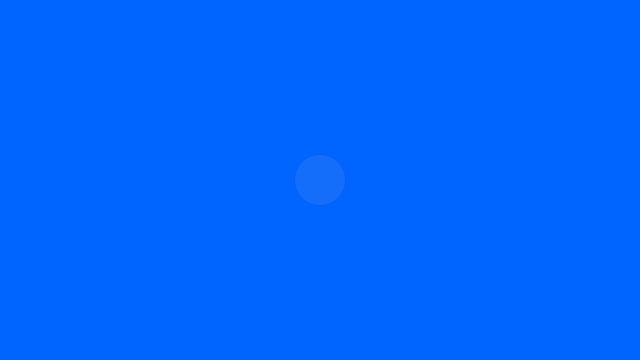
Frame 1 (no input)
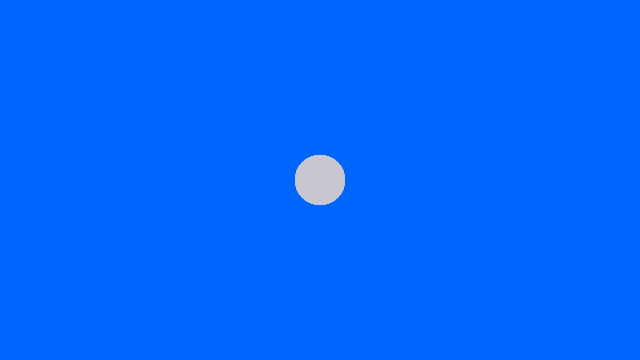
Frame 60 (the mouse pressed at the canvas centre just before this capture)
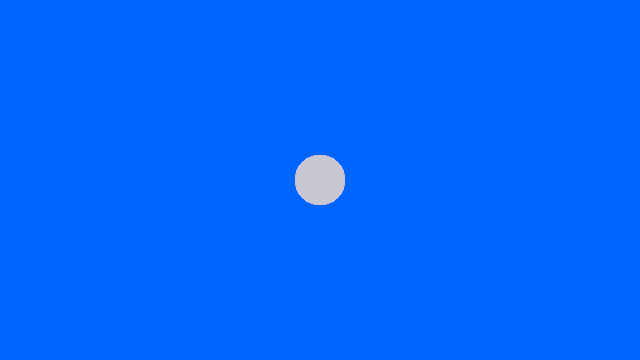
Frame 120 (the mouse held since frame 60 and released just before this capture)

The Processing sketch that drew these frames (run headless with seeded random() and noise(); from frame 60 on, the mouse is pressed at the canvas centre):

// Processing sketch: sketch_02_flow
// ── sketch_02_flow.pde
// FLOW BASICS

// Built-in variables (mouseX, mouseY, width, height)

// Defined once and doesn't change
void setup() {
  // canvas
  size(640, 360);
  // canvas bg
  background(0, 100, 255);
}

// Loops inside the block (double rendered animation)
void draw() {
  // circle

  noStroke();
  fill(200, 200, 200, 25);
  circle(width / 2, height / 2, 50);
}

void mousePressed() {
  // draw again when mouse is pressed
  background(0, 100, 255);
}
